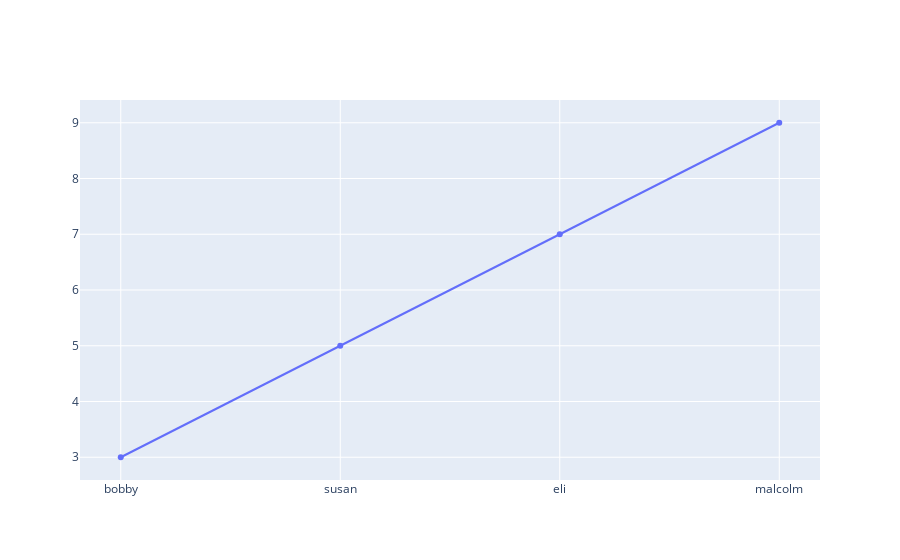

Write notebook code for a chart like this one.
### Markdown cell above
Now let's look at some constructors for make other traces.

### Code cell
scatter_trace_via_constructor = graph_objs.Scatter(
            x=['bobby', 'susan', 'eli', 'malcolm'],
            y=[3, 5, 7, 9]
    )


plotly.offline.iplot([
    scatter_trace_via_constructor
])

### Figure 1 — Plotly figure (JSON) as saved in the notebook; plotly's stock layout.template omitted (floating-point values rounded to 4 significant figures)
{"data": [{"type": "scatter", "x": ["bobby", "susan", "eli", "malcolm"], "y": [3, 5, 7, 9]}], "layout": {}}
